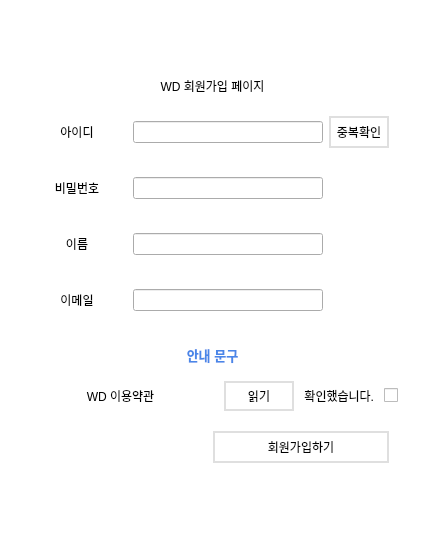
<?xml version="1.0" encoding="UTF-8"?>
<ui version="4.0">
 <class>Dialog_Join</class>
 <widget class="QDialog" name="Dialog_Join">
  <property name="geometry">
   <rect>
    <x>0</x>
    <y>0</y>
    <width>425</width>
    <height>552</height>
   </rect>
  </property>
  <property name="windowTitle">
   <string>회원가입</string>
  </property>
  <property name="styleSheet">
   <string notr="true">#label_title{
	font: 75 14pt &quot;맑은 고딕&quot;;
}

#widget_login_form{
	background-color: #ffffff;
}

#label_guide{
	color: #4A86E8;
	font: bold 10pt;
	padding: 5px;
}

QPushButton {
	background-color: #ffffff;
	border: 2px solid #DFDFDF;
	border-radius: 20px;
	padding: 5px;
}


QPushButton:hover {
	background-color: #9FC5E8;
	border: 2px solid #C9DAF8;
}
QPushButton:pressed {
	background-color: #4A86E8;
	border: 2px solid #86AEEF;
}</string>
  </property>
  <layout class="QVBoxLayout" name="verticalLayout">
   <property name="spacing">
    <number>0</number>
   </property>
   <property name="leftMargin">
    <number>0</number>
   </property>
   <property name="topMargin">
    <number>0</number>
   </property>
   <property name="rightMargin">
    <number>0</number>
   </property>
   <property name="bottomMargin">
    <number>0</number>
   </property>
   <item>
    <widget class="QWidget" name="widget_login_form" native="true">
     <property name="maximumSize">
      <size>
       <width>16777215</width>
       <height>16777215</height>
      </size>
     </property>
     <layout class="QHBoxLayout" name="horizontalLayout_2">
      <item>
       <widget class="QWidget" name="widget_2" native="true">
        <layout class="QVBoxLayout" name="verticalLayout_4">
         <item>
          <spacer name="verticalSpacer_3">
           <property name="orientation">
            <enum>Qt::Vertical</enum>
           </property>
           <property name="sizeHint" stdset="0">
            <size>
             <width>20</width>
             <height>40</height>
            </size>
           </property>
          </spacer>
         </item>
         <item>
          <widget class="QLabel" name="label_title">
           <property name="minimumSize">
            <size>
             <width>0</width>
             <height>30</height>
            </size>
           </property>
           <property name="text">
            <string>WD 회원가입 페이지</string>
           </property>
           <property name="alignment">
            <set>Qt::AlignCenter</set>
           </property>
          </widget>
         </item>
         <item>
          <widget class="QWidget" name="widget_4" native="true">
           <property name="minimumSize">
            <size>
             <width>0</width>
             <height>50</height>
            </size>
           </property>
           <layout class="QHBoxLayout" name="horizontalLayout_6">
            <item>
             <widget class="QLabel" name="label_3">
              <property name="minimumSize">
               <size>
                <width>100</width>
                <height>0</height>
               </size>
              </property>
              <property name="maximumSize">
               <size>
                <width>100</width>
                <height>16777215</height>
               </size>
              </property>
              <property name="text">
               <string>아이디</string>
              </property>
              <property name="alignment">
               <set>Qt::AlignCenter</set>
              </property>
             </widget>
            </item>
            <item>
             <widget class="QLineEdit" name="lineEdit_username">
              <property name="minimumSize">
               <size>
                <width>190</width>
                <height>0</height>
               </size>
              </property>
              <property name="maximumSize">
               <size>
                <width>190</width>
                <height>16777215</height>
               </size>
              </property>
             </widget>
            </item>
            <item>
             <widget class="QPushButton" name="btn_valid_username">
              <property name="sizePolicy">
               <sizepolicy hsizetype="Fixed" vsizetype="Fixed">
                <horstretch>0</horstretch>
                <verstretch>0</verstretch>
               </sizepolicy>
              </property>
              <property name="minimumSize">
               <size>
                <width>60</width>
                <height>30</height>
               </size>
              </property>
              <property name="maximumSize">
               <size>
                <width>60</width>
                <height>16777215</height>
               </size>
              </property>
              <property name="text">
               <string>중복확인</string>
              </property>
             </widget>
            </item>
            <item>
             <spacer name="horizontalSpacer_3">
              <property name="orientation">
               <enum>Qt::Horizontal</enum>
              </property>
              <property name="sizeHint" stdset="0">
               <size>
                <width>40</width>
                <height>20</height>
               </size>
              </property>
             </spacer>
            </item>
           </layout>
          </widget>
         </item>
         <item>
          <widget class="QWidget" name="widget_5" native="true">
           <property name="minimumSize">
            <size>
             <width>0</width>
             <height>50</height>
            </size>
           </property>
           <layout class="QHBoxLayout" name="horizontalLayout_5">
            <item>
             <widget class="QLabel" name="label_4">
              <property name="minimumSize">
               <size>
                <width>100</width>
                <height>0</height>
               </size>
              </property>
              <property name="maximumSize">
               <size>
                <width>100</width>
                <height>16777215</height>
               </size>
              </property>
              <property name="text">
               <string>비밀번호</string>
              </property>
              <property name="alignment">
               <set>Qt::AlignCenter</set>
              </property>
             </widget>
            </item>
            <item>
             <widget class="QLineEdit" name="lineEdit_password">
              <property name="minimumSize">
               <size>
                <width>190</width>
                <height>0</height>
               </size>
              </property>
              <property name="maximumSize">
               <size>
                <width>190</width>
                <height>16777215</height>
               </size>
              </property>
              <property name="echoMode">
               <enum>QLineEdit::Password</enum>
              </property>
             </widget>
            </item>
            <item>
             <spacer name="horizontalSpacer_2">
              <property name="orientation">
               <enum>Qt::Horizontal</enum>
              </property>
              <property name="sizeHint" stdset="0">
               <size>
                <width>40</width>
                <height>20</height>
               </size>
              </property>
             </spacer>
            </item>
           </layout>
          </widget>
         </item>
         <item>
          <widget class="QWidget" name="widget_10" native="true">
           <property name="minimumSize">
            <size>
             <width>0</width>
             <height>50</height>
            </size>
           </property>
           <layout class="QHBoxLayout" name="horizontalLayout_8">
            <item>
             <widget class="QLabel" name="label_6">
              <property name="minimumSize">
               <size>
                <width>100</width>
                <height>0</height>
               </size>
              </property>
              <property name="maximumSize">
               <size>
                <width>100</width>
                <height>16777215</height>
               </size>
              </property>
              <property name="text">
               <string>이름</string>
              </property>
              <property name="alignment">
               <set>Qt::AlignCenter</set>
              </property>
             </widget>
            </item>
            <item>
             <widget class="QLineEdit" name="lineEdit_name">
              <property name="minimumSize">
               <size>
                <width>190</width>
                <height>0</height>
               </size>
              </property>
              <property name="maximumSize">
               <size>
                <width>190</width>
                <height>16777215</height>
               </size>
              </property>
             </widget>
            </item>
            <item>
             <spacer name="horizontalSpacer_4">
              <property name="orientation">
               <enum>Qt::Horizontal</enum>
              </property>
              <property name="sizeHint" stdset="0">
               <size>
                <width>40</width>
                <height>20</height>
               </size>
              </property>
             </spacer>
            </item>
           </layout>
          </widget>
         </item>
         <item>
          <widget class="QWidget" name="widget_9" native="true">
           <property name="minimumSize">
            <size>
             <width>0</width>
             <height>50</height>
            </size>
           </property>
           <layout class="QHBoxLayout" name="horizontalLayout_7">
            <item>
             <widget class="QLabel" name="label_5">
              <property name="minimumSize">
               <size>
                <width>100</width>
                <height>0</height>
               </size>
              </property>
              <property name="maximumSize">
               <size>
                <width>100</width>
                <height>16777215</height>
               </size>
              </property>
              <property name="text">
               <string>이메일</string>
              </property>
              <property name="alignment">
               <set>Qt::AlignCenter</set>
              </property>
             </widget>
            </item>
            <item>
             <widget class="QLineEdit" name="lineEdit_email">
              <property name="minimumSize">
               <size>
                <width>190</width>
                <height>0</height>
               </size>
              </property>
              <property name="maximumSize">
               <size>
                <width>190</width>
                <height>16777215</height>
               </size>
              </property>
             </widget>
            </item>
            <item>
             <spacer name="horizontalSpacer_5">
              <property name="orientation">
               <enum>Qt::Horizontal</enum>
              </property>
              <property name="sizeHint" stdset="0">
               <size>
                <width>40</width>
                <height>20</height>
               </size>
              </property>
             </spacer>
            </item>
           </layout>
          </widget>
         </item>
         <item>
          <widget class="QWidget" name="widget_6" native="true">
           <layout class="QVBoxLayout" name="verticalLayout_3">
            <item>
             <widget class="QWidget" name="widget" native="true">
              <layout class="QVBoxLayout" name="verticalLayout_2">
               <property name="spacing">
                <number>0</number>
               </property>
               <property name="leftMargin">
                <number>0</number>
               </property>
               <property name="topMargin">
                <number>0</number>
               </property>
               <property name="rightMargin">
                <number>0</number>
               </property>
               <property name="bottomMargin">
                <number>0</number>
               </property>
               <item>
                <widget class="QLabel" name="label_guide">
                 <property name="text">
                  <string>안내 문구</string>
                 </property>
                 <property name="alignment">
                  <set>Qt::AlignCenter</set>
                 </property>
                </widget>
               </item>
              </layout>
             </widget>
            </item>
            <item>
             <widget class="QWidget" name="widget_3" native="true">
              <property name="minimumSize">
               <size>
                <width>0</width>
                <height>40</height>
               </size>
              </property>
              <layout class="QHBoxLayout" name="horizontalLayout">
               <property name="spacing">
                <number>10</number>
               </property>
               <property name="leftMargin">
                <number>0</number>
               </property>
               <property name="topMargin">
                <number>5</number>
               </property>
               <property name="rightMargin">
                <number>0</number>
               </property>
               <property name="bottomMargin">
                <number>5</number>
               </property>
               <item>
                <widget class="QLabel" name="label_7">
                 <property name="text">
                  <string>WD 이용약관</string>
                 </property>
                 <property name="alignment">
                  <set>Qt::AlignCenter</set>
                 </property>
                </widget>
               </item>
               <item>
                <widget class="QPushButton" name="btn_rules">
                 <property name="minimumSize">
                  <size>
                   <width>70</width>
                   <height>30</height>
                  </size>
                 </property>
                 <property name="maximumSize">
                  <size>
                   <width>70</width>
                   <height>16777215</height>
                  </size>
                 </property>
                 <property name="text">
                  <string>읽기</string>
                 </property>
                </widget>
               </item>
               <item>
                <widget class="QLabel" name="label_2">
                 <property name="sizePolicy">
                  <sizepolicy hsizetype="Fixed" vsizetype="Preferred">
                   <horstretch>0</horstretch>
                   <verstretch>0</verstretch>
                  </sizepolicy>
                 </property>
                 <property name="text">
                  <string>확인했습니다.</string>
                 </property>
                 <property name="alignment">
                  <set>Qt::AlignRight|Qt::AlignTrailing|Qt::AlignVCenter</set>
                 </property>
                </widget>
               </item>
               <item>
                <widget class="QCheckBox" name="checkBox">
                 <property name="sizePolicy">
                  <sizepolicy hsizetype="Fixed" vsizetype="Fixed">
                   <horstretch>0</horstretch>
                   <verstretch>0</verstretch>
                  </sizepolicy>
                 </property>
                 <property name="layoutDirection">
                  <enum>Qt::RightToLeft</enum>
                 </property>
                 <property name="text">
                  <string/>
                 </property>
                </widget>
               </item>
              </layout>
             </widget>
            </item>
            <item>
             <widget class="QWidget" name="widget_8" native="true">
              <property name="minimumSize">
               <size>
                <width>0</width>
                <height>50</height>
               </size>
              </property>
              <layout class="QHBoxLayout" name="horizontalLayout_4">
               <item>
                <spacer name="horizontalSpacer">
                 <property name="orientation">
                  <enum>Qt::Horizontal</enum>
                 </property>
                 <property name="sizeHint" stdset="0">
                  <size>
                   <width>40</width>
                   <height>20</height>
                  </size>
                 </property>
                </spacer>
               </item>
               <item>
                <widget class="QPushButton" name="btn_join">
                 <property name="sizePolicy">
                  <sizepolicy hsizetype="Expanding" vsizetype="Expanding">
                   <horstretch>0</horstretch>
                   <verstretch>0</verstretch>
                  </sizepolicy>
                 </property>
                 <property name="text">
                  <string>회원가입하기</string>
                 </property>
                </widget>
               </item>
              </layout>
             </widget>
            </item>
           </layout>
          </widget>
         </item>
         <item>
          <spacer name="verticalSpacer_4">
           <property name="orientation">
            <enum>Qt::Vertical</enum>
           </property>
           <property name="sizeHint" stdset="0">
            <size>
             <width>20</width>
             <height>40</height>
            </size>
           </property>
          </spacer>
         </item>
        </layout>
       </widget>
      </item>
     </layout>
    </widget>
   </item>
  </layout>
 </widget>
 <resources/>
 <connections/>
</ui>
